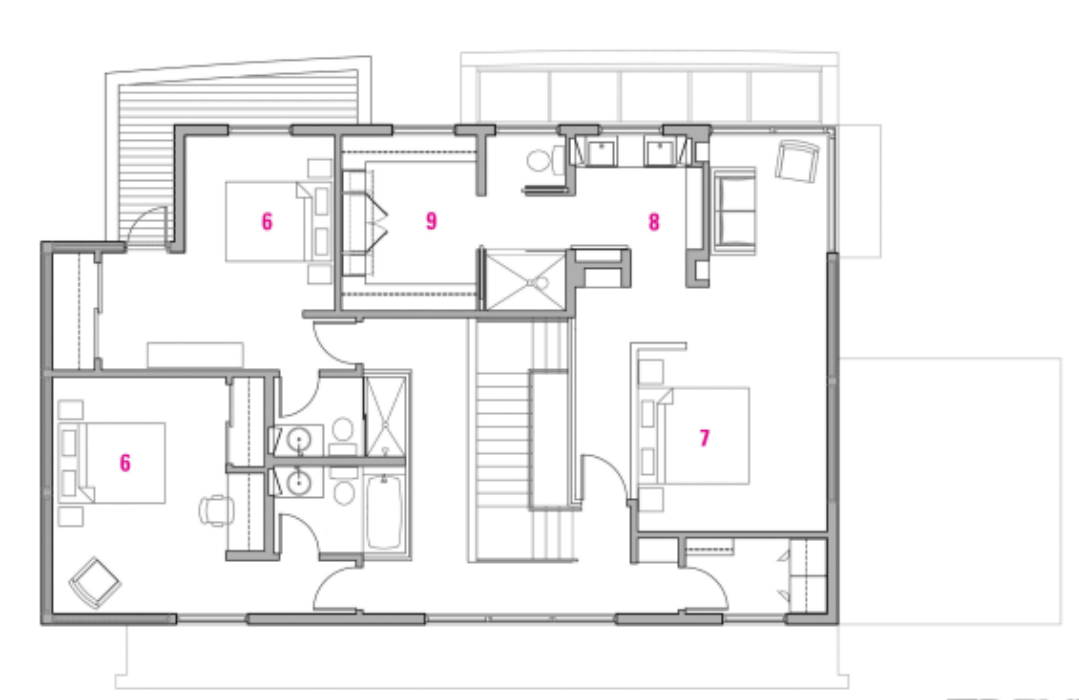
#> input picture images/image.png, 1079 x 700 px
$ python -i raster_pipeline.py   (imports and definitions only)
#> lines starting #> are read from the running program, lines starting #| are printed output that depends on the picture; after the words box and inside, x2 and y2 are one past the last pixel; in counts of white or black regions, pixels touching at a corner belong together
import cv2
import numpy as np
import fitz
from typing import Dict, List, Tuple, Optional
from pathlib import Path

# Configurable parameters
CONFIG = {
    'pdf_dpi': 300,
    'bilateral_d': 9,
    'bilateral_sigma_color': 75,
    'bilateral_sigma_space': 75,
    'adaptive_block_size': 11,
    'adaptive_c': 2,
    'morph_kernel_size': (2, 2),
    'min_component_area': 50,
    'enable_deskew': True
}

# [13 lines left out: function pdf_to_image, not called in this run]

def to_grayscale(image: np.ndarray) -> np.ndarray:
    """STEP 2: Convert to grayscale"""
    if len(image.shape) == 3:
        gray = cv2.cvtColor(image, cv2.COLOR_BGR2GRAY)
    else:
        gray = image
    return gray.astype(np.uint8)

def remove_noise(gray: np.ndarray, d: int = 9, sigma_color: int = 75, sigma_space: int = 75) -> np.ndarray:
    """STEP 3: Noise removal with bilateral filter"""
    return cv2.bilateralFilter(gray, d, sigma_color, sigma_space)

def adaptive_threshold(gray: np.ndarray, block_size: int = 11, c: int = 2) -> np.ndarray:
    """STEP 4: Adaptive thresholding"""
    return cv2.adaptiveThreshold(
        gray, 255, cv2.ADAPTIVE_THRESH_GAUSSIAN_C,
        cv2.THRESH_BINARY_INV, block_size, c
    )

def detect_skew_angle(binary: np.ndarray) -> float:
    """STEP 5: Detect skew angle using Hough Transform"""
    edges = cv2.Canny(binary, 50, 150, apertureSize=3)
    lines = cv2.HoughLines(edges, 1, np.pi / 180, threshold=200)

    if lines is None:
        return 0.0

    angles = []
    for rho, theta in lines[:, 0]:
        angle = np.degrees(theta) - 90
        if -45 < angle < 45:
            angles.append(angle)

    return np.median(angles) if angles else 0.0

def deskew_image(image: np.ndarray, angle: float) -> np.ndarray:
    """STEP 5: Rotate image to correct skew"""
    if abs(angle) < 0.5:
        return image
    (h, w) = image.shape[:2]
    center = (w // 2, h // 2)
    M = cv2.getRotationMatrix2D(center, angle, 1.0)
    return cv2.warpAffine(image, M, (w, h), flags=cv2.INTER_CUBIC, borderMode=cv2.BORDER_REPLICATE)

def morphological_cleanup(binary: np.ndarray, kernel_size: Tuple[int, int] = (2, 2)) -> np.ndarray:
    """STEP 6: Morphological closing to connect lines"""
    kernel = np.ones(kernel_size, np.uint8)
    return cv2.morphologyEx(binary, cv2.MORPH_CLOSE, kernel)

def remove_small_components(binary: np.ndarray, min_area: int = 50) -> np.ndarray:
    """STEP 7: Remove small noise components"""
    num_labels, labels, stats, _ = cv2.connectedComponentsWithStats(binary, connectivity=8)
    cleaned = np.zeros_like(binary)
    for i in range(1, num_labels):
        if stats[i, cv2.CC_STAT_AREA] >= min_area:
            cleaned[labels == i] = 255
    return cleaned

def detect_scale(binary: np.ndarray) -> Optional[float]:
    """STEP 8: Detect scale factor (placeholder for OCR)"""
    return None

def preprocess_scanned_blueprint(file_path: str, config: Dict = None) -> Dict:
    """Main preprocessing pipeline for scanned blueprints"""
    cfg = {**CONFIG, **(config or {})}

    try:
        # Load image
        file_ext = Path(file_path).suffix.lower()
        if file_ext == '.pdf':
            image = pdf_to_image(file_path, cfg['pdf_dpi'])
        else:
            image = cv2.imread(file_path)
            if image is None:
                raise ValueError(f"Cannot load image: {file_path}")

        # STEP 2: Grayscale
        gray = to_grayscale(image)

        # STEP 3: Noise removal
        denoised = remove_noise(gray, cfg['bilateral_d'], cfg['bilateral_sigma_color'], cfg['bilateral_sigma_space'])

        # STEP 4: Adaptive thresholding
        binary = adaptive_threshold(denoised, cfg['adaptive_block_size'], cfg['adaptive_c'])

        # STEP 5: Deskew
        deskew_angle = 0.0
        if cfg['enable_deskew']:
            deskew_angle = detect_skew_angle(binary)
            binary = deskew_image(binary, deskew_angle)

        # STEP 6: Morphological cleanup
        binary = morphological_cleanup(binary, cfg['morph_kernel_size'])

        # STEP 7: Remove small components
        binary = remove_small_components(binary, cfg['min_component_area'])

        # STEP 8: Scale detection
        scale_factor = detect_scale(binary)

        # STEP 9: Return structured output
        return {
            'clean_image': denoised,
            'binary_image': binary,
            'deskew_angle': float(deskew_angle),
            'scale_factor': scale_factor
        }

    except Exception as e:
        raise ValueError(f"Preprocessing failed: {str(e)}")

def run_raster_pipeline(file_path: str) -> Dict:
    """Process raster images (PNG, JPG, JPEG, scanned PDF)"""

    # Run Layer 1 preprocessing
    preprocessed = preprocess_scanned_blueprint(file_path)
#> in preprocess_scanned_blueprint, image is the input picture: shape (700, 1079, 3); mean B, G, R 242, 241.9, 242
#> in adaptive_threshold, `return cv2.adaptiveThreshold( gray, 255, cv2.ADAPTIVE_THRESH_GAUSSIAN_..`:
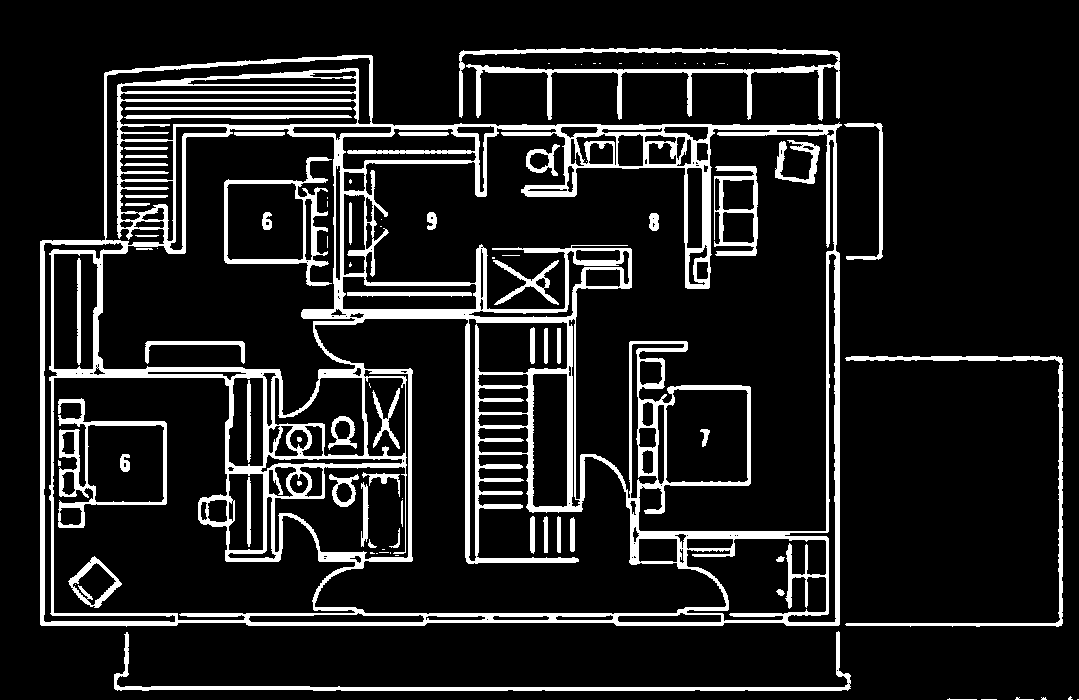
#> returned value: shape (700, 1079); 12.7% white; 96 white regions (41 under 20 px), largest, box (x1, y1, x2, y2) and area: (40, 55, 842, 627) 66748, (459, 48, 840, 121) 4935, (114, 631, 851, 691) 3410
#> in detect_skew_angle, `edges = cv2.Canny(binary, 50, 150, apertureSize=3)`:
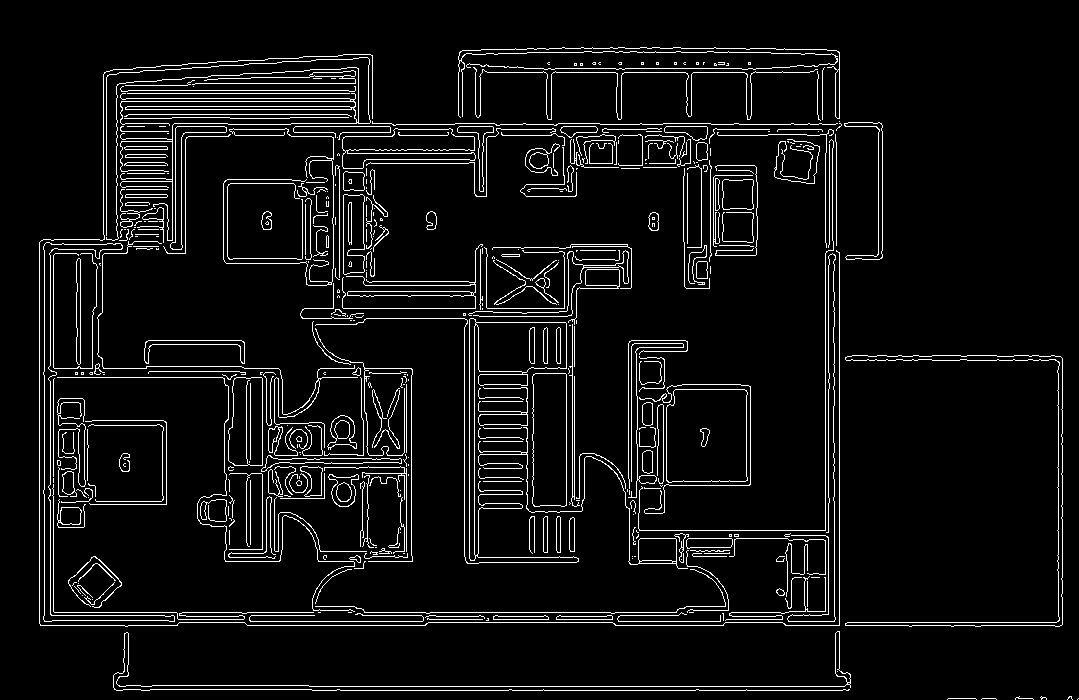
#> edges: shape (700, 1079); 6.1% white in thin lines or dots, all inside (x1, y1, x2, y2) = (39, 47, 1079, 700)
#> in detect_skew_angle, `lines = cv2.HoughLines(edges, 1, np.pi / 180, threshold=200)`: lines = 55 rows, first 8: [625, 1.57], [612, 1.57], [686, 1.57], [690, 1.57], [622, 1.57], [839, 0], [825, 0], [39, 0]
#> the loop in detect_skew_angle, `for rho, theta in lines[:, 0]:` made 55 passes
#> (rho, theta, angle) on passes 1 to 12: (625, 1.57, 0), (612, 1.57, 0), (686, 1.57, 0), (690, 1.57, 0), (622, 1.57, 0), (839, 0, -90), (825, 0, -90), (39, 0, -90), (615, 1.57, 0), (72, 1.57, 0), (44, 0, -90), (123, 1.57, 0)
#> after the loop in detect_skew_angle, `for rho, theta in lines[:, 0]:`: angles = 37 values, max 1 at index 11, min -2 at index 32, mean -0.027
#> in preprocess_scanned_blueprint, `deskew_angle = detect_skew_angle(binary)`: deskew_angle = 0
#> in morphological_cleanup, `return cv2.morphologyEx(binary, cv2.MORPH_CLOSE, kernel)`:
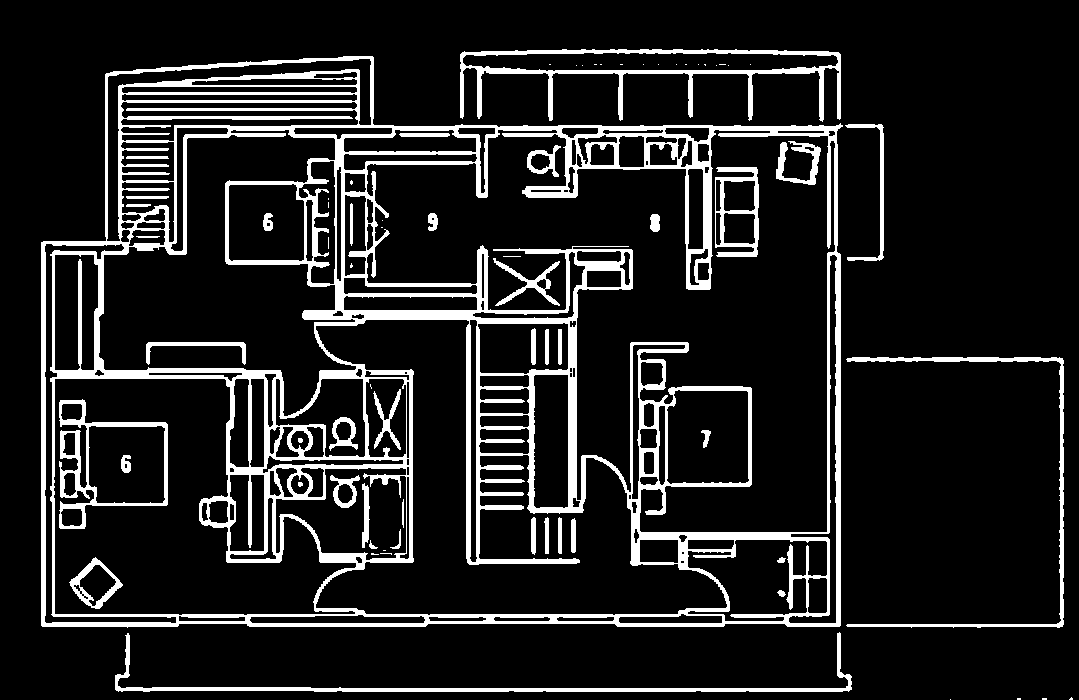
#> returned value: shape (700, 1079); 12.8% white; 73 white regions (32 under 20 px), largest, box (x1, y1, x2, y2) and area: (41, 56, 843, 628) 73488, (460, 49, 841, 122) 4964, (115, 632, 852, 692) 3418
#> in remove_small_components, `num_labels, labels, stats, _ = cv2.connectedComponentsWithStats(binary..`:
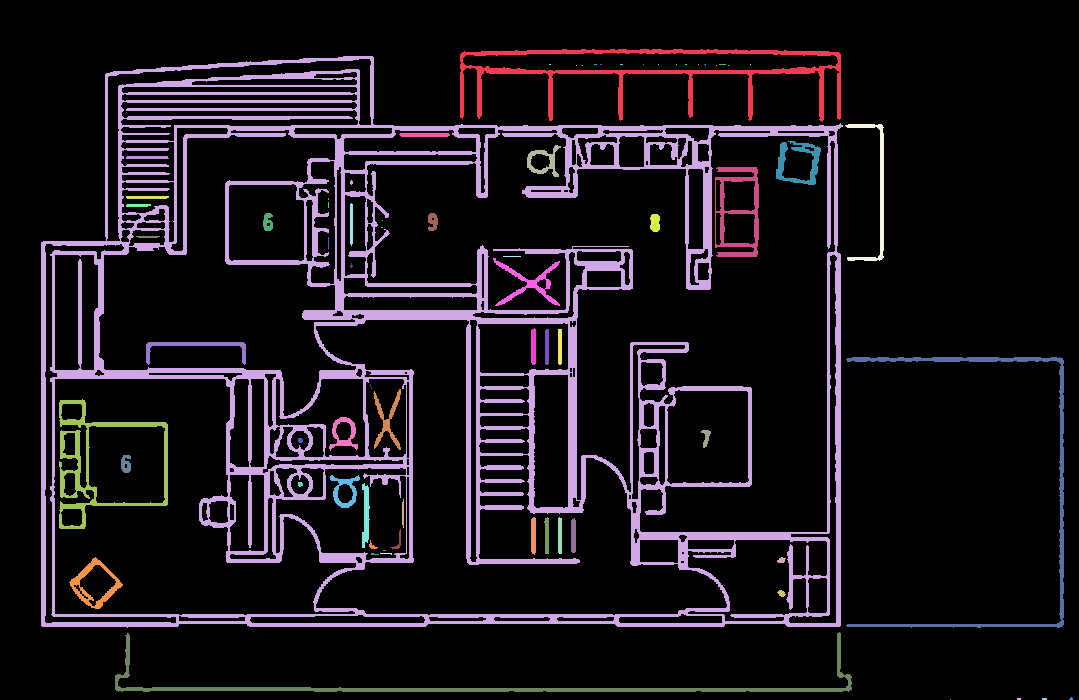
#> labels: shape (700, 1079) int32; 74 distinct labels, from 0 to 73; one colour per label, 0 black
#> in remove_small_components, `num_labels, labels, stats, _ = cv2.connectedComponentsWithStats(binary..`: num_labels = 74; stats = 74 rows, first 6: [0, 0, 1079, 700, 658284], [460, 49, 381, 73, 4964], [41, 56, 802, 572, 73488], [549, 64, 2, 1, 2], [576, 65, 1, 1, 1], [582, 65, 1, 1, 1]
#> preprocessed = 4 items
    binary = preprocessed['binary_image']

    (h, w) = binary.shape[:2]
#> h = 700; w = 1079

    # Edge detection
    edges = cv2.Canny(binary, 50, 150)
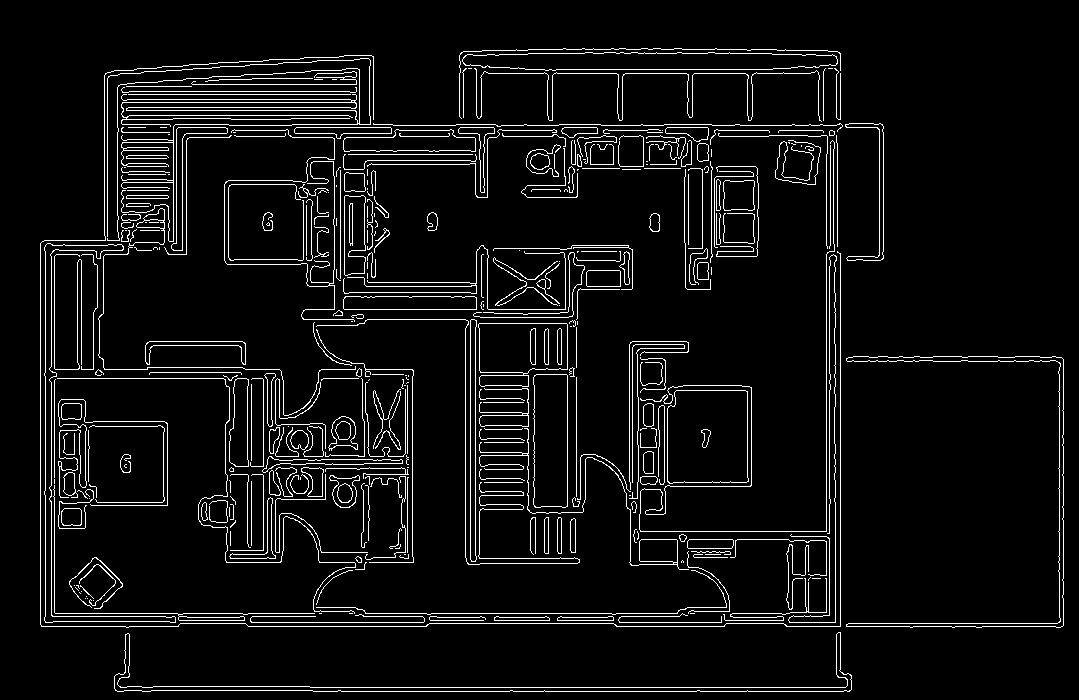
#> edges: shape (700, 1079); 6% white in thin lines or dots, all inside (x1, y1, x2, y2) = (40, 48, 1064, 692)

    # Hough line detection
    lines = cv2.HoughLinesP(edges, 1, np.pi/180, threshold=100, minLineLength=50, maxLineGap=10)
#> lines = 173 rows, first 6: [40, 613, 321, 613], [786, 626, 1062, 626], [840, 691, 840, 253], [313, 691, 849, 691], [848, 623, 1063, 623], [310, 687, 851, 687]
    detected_lines = []
    if lines is not None:
        for line in lines:
            x1, y1, x2, y2 = line[0]
            detected_lines.append({
                'start': [int(x1), int(y1)],
                'end': [int(x2), int(y2)],
                'length': float(np.sqrt((x2-x1)**2 + (y2-y1)**2))
            })
#> this loop made 173 passes
#> after the loop, detected_lines = 173 items

    # Contour detection
    contours, _ = cv2.findContours(binary, cv2.RETR_EXTERNAL, cv2.CHAIN_APPROX_SIMPLE)
#> contours = 5 contours; box (x1, y1, x2, y2) and area: (41, 56, 843, 628) 407872, (460, 49, 841, 122) 9749, (115, 632, 852, 692) 2558, (846, 357, 1064, 628) 1942, (845, 124, 884, 261) 579
    detected_contours = []
    for contour in contours:
        area = cv2.contourArea(contour)
        if area > 100:
            perimeter = cv2.arcLength(contour, True)
            approx = cv2.approxPolyDP(contour, 0.02 * perimeter, True)
            detected_contours.append({
                'area': float(area),
                'perimeter': float(perimeter),
                'vertices': len(approx)
            })
#> this loop made 5 passes
#> (area, perimeter, approx) on pass 4: (407872, 2758.8, [[105, 74], [42, 626], [840, 625], [840, 123]])
#> (area, perimeter) on passes 1, 2, 3, 5: (2558.5, 1747.2), (1942.5, 1439.6), (579, 411.6), (9749, 1582)
#> after the loop, detected_contours = 5 items

    # OCR placeholder
    ocr_results = []

    return {
        'geometry': {
            'lines': detected_lines,
            'contours': detected_contours,
            'image_dimensions': {'width': w, 'height': h}
        },
        'parsed_text': ocr_results,
        'scale': {'scale_factor': preprocessed['scale_factor'], 'deskew_angle': preprocessed['deskew_angle']},
        'pipeline_type': 'raster',
        'preprocessed': preprocessed
    }

>>> result = run_raster_pipeline('../../../images/image.png')
#> result = 5 items

$ run again, on images/img2.png
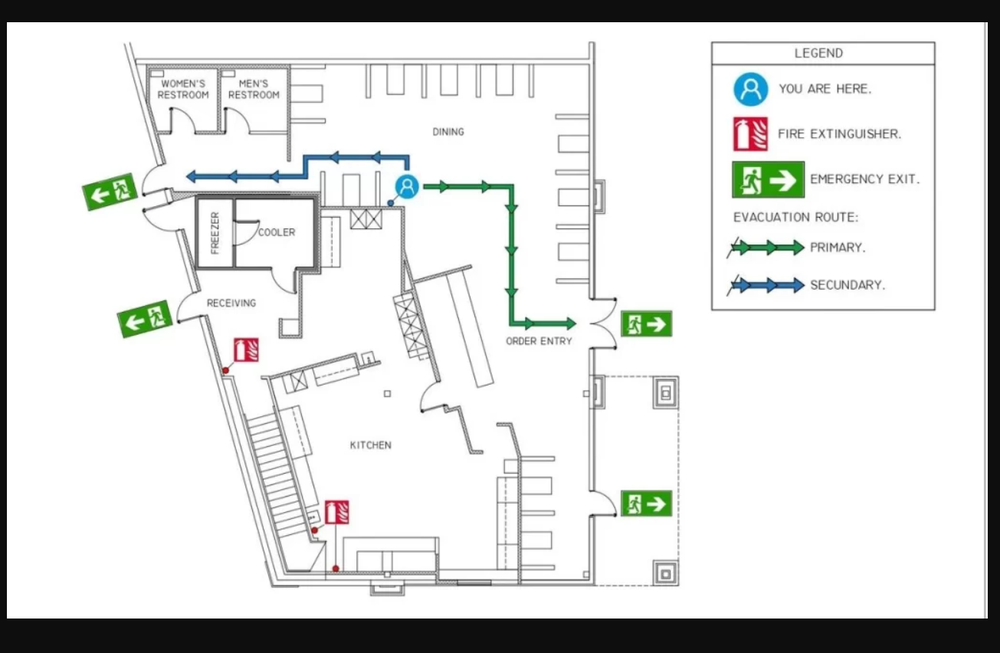
#> input picture images/img2.png, 1000 x 653 px, shrunk from 1305 x 852 before the run
#> in preprocess_scanned_blueprint, image is the input picture: shape (653, 1000, 3); mean B, G, R 219.1, 220.2, 218.9
#> in detect_skew_angle, `lines = cv2.HoughLines(edges, 1, np.pi / 180, threshold=200)`: lines = 25 rows, first 8: [618, 1.57], [21, 1.57], [623, 1.57], [16, 1.57], [987, 0], [6, 0], [1, 0], [992, 0]
#> the loop in detect_skew_angle, `for rho, theta in lines[:, 0]:` made 25 passes
#> (rho, theta, angle) on passes 1 to 8: (618, 1.57, 0), (21, 1.57, 0), (623, 1.57, 0), (16, 1.57, 0), (987, 0, -90), (6, 0, -90), (1, 0, -90), (992, 0, -90)
#> after the loop in detect_skew_angle, `for rho, theta in lines[:, 0]:`: angles = [0, 0, 0, 0, 0, 0, 0, 0, 0, 0, -1, 0, 0, 0, 0]
#> deskew_angle = 0
#> in remove_small_components, `num_labels, labels, stats, _ = cv2.connectedComponentsWithStats(binary..`:
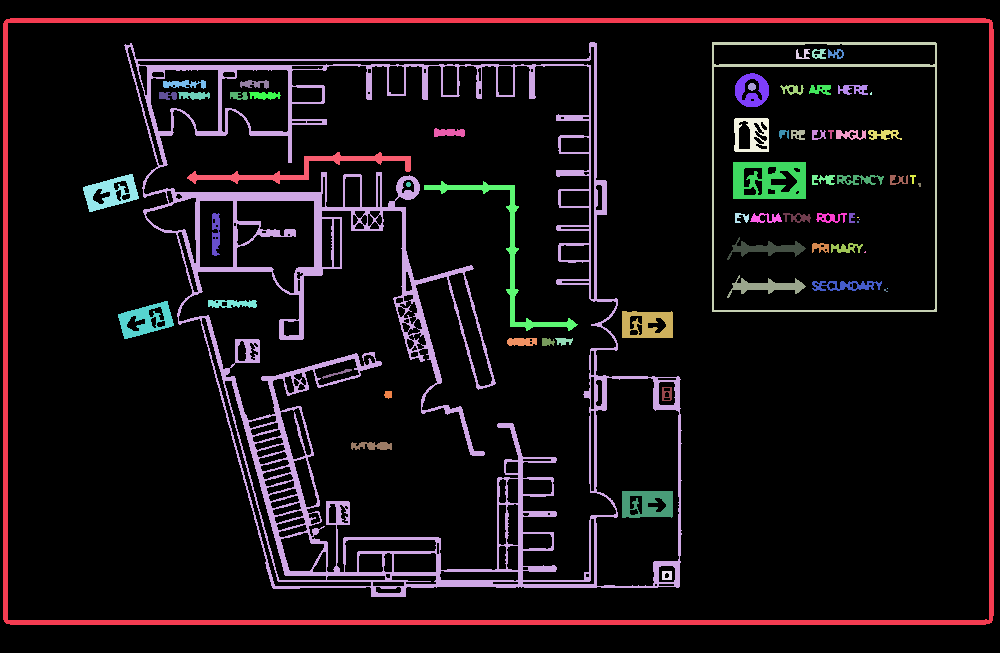
#> labels: shape (653, 1000) int32; 66 distinct labels, from 0 to 65; one colour per label, 0 black
#> num_labels = 66; stats = 66 rows, first 6: [0, 0, 1000, 653, 581549], [3, 18, 991, 607, 15810], [124, 42, 558, 555, 34933], [712, 42, 225, 270, 2818], [796, 49, 14, 10, 75], [812, 49, 14, 10, 89]
#> preprocessed = 4 items
#> in run_raster_pipeline, `edges = cv2.Canny(binary, 50, 150)`:
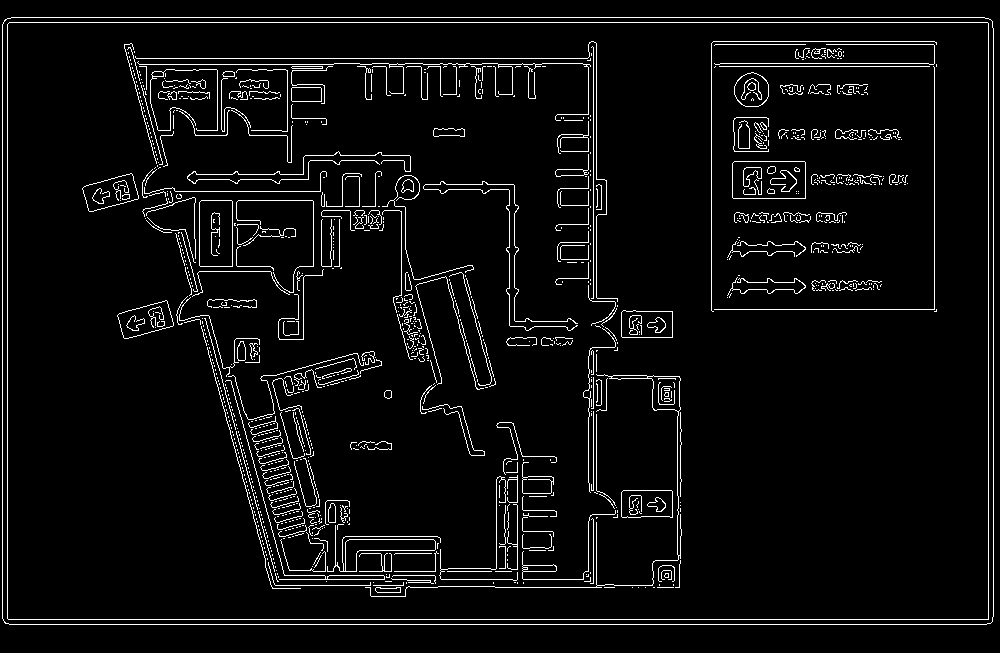
#> edges: shape (653, 1000); 4.9% white in thin lines or dots
#> in run_raster_pipeline, `lines = cv2.HoughLinesP(edges, 1, np.pi/180, threshold=100, minLineLen..`: lines = 66 rows, first 6: [3, 619, 992, 619], [11, 17, 984, 17], [3, 22, 992, 22], [9, 624, 986, 624], [7, 623, 7, 18], [2, 618, 2, 24]
#> the loop in run_raster_pipeline, `for line in lines:` made 66 passes
#> after the loop in run_raster_pipeline, `for line in lines:`: detected_lines = 66 items
#> contours = 1 contour; box (x1, y1, x2, y2) and area: (3, 18, 994, 625) 599876
#> the loop in run_raster_pipeline, `for contour in contours:` made 1 pass
#> (area, perimeter, approx) on pass 1: (599876, 3182.6, [[4, 21], [6, 623], [991, 622], [991, 20]])
#> after the loop in run_raster_pipeline, `for contour in contours:`: detected_contours = 1 item
#> result = 5 items
